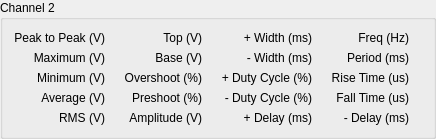
           <widget class="QGroupBox" name="groupBox_2">
            <property name="title">
             <string>Channel 2</string>
            </property>
            <layout class="QGridLayout" name="gridLayout_3">
             <item row="1" column="0">
              <widget class="QLabel" name="label_7">
               <property name="text">
                <string>Maximum (V)</string>
               </property>
               <property name="alignment">
                <set>Qt::AlignRight|Qt::AlignTrailing|Qt::AlignVCenter</set>
               </property>
              </widget>
             </item>
             <item row="0" column="5">
              <widget class="QLabel" name="pwid2">
               <property name="toolTip">
                <string>Positive pulse width</string>
               </property>
               <property name="text">
                <string/>
               </property>
               <property name="alignment">
                <set>Qt::AlignLeading|Qt::AlignLeft|Qt::AlignVCenter</set>
               </property>
               <property name="textInteractionFlags">
                <set>Qt::LinksAccessibleByMouse|Qt::TextSelectableByKeyboard|Qt::TextSelectableByMouse</set>
               </property>
              </widget>
             </item>
             <item row="3" column="6">
              <widget class="QLabel" name="label_38">
               <property name="text">
                <string>Fall Time (us)</string>
               </property>
               <property name="alignment">
                <set>Qt::AlignRight|Qt::AlignTrailing|Qt::AlignVCenter</set>
               </property>
              </widget>
             </item>
             <item row="4" column="3">
              <widget class="QLabel" name="vamp2">
               <property name="toolTip">
                <string>Voltage between VTop and VBase</string>
               </property>
               <property name="text">
                <string/>
               </property>
               <property name="alignment">
                <set>Qt::AlignLeading|Qt::AlignLeft|Qt::AlignVCenter</set>
               </property>
               <property name="textInteractionFlags">
                <set>Qt::LinksAccessibleByMouse|Qt::TextSelectableByKeyboard|Qt::TextSelectableByMouse</set>
               </property>
              </widget>
             </item>
             <item row="4" column="2">
              <widget class="QLabel" name="label_41">
               <property name="text">
                <string>Amplitude (V)</string>
               </property>
               <property name="alignment">
                <set>Qt::AlignRight|Qt::AlignTrailing|Qt::AlignVCenter</set>
               </property>
              </widget>
             </item>
             <item row="3" column="5">
              <widget class="QLabel" name="ndut2">
               <property name="toolTip">
                <string>Negative duty cycle</string>
               </property>
               <property name="text">
                <string/>
               </property>
               <property name="alignment">
                <set>Qt::AlignLeading|Qt::AlignLeft|Qt::AlignVCenter</set>
               </property>
               <property name="textInteractionFlags">
                <set>Qt::LinksAccessibleByMouse|Qt::TextSelectableByKeyboard|Qt::TextSelectableByMouse</set>
               </property>
              </widget>
             </item>
             <item row="0" column="1">
              <widget class="QLabel" name="vpp2">
               <property name="toolTip">
                <string>Peak to peak voltage</string>
               </property>
               <property name="text">
                <string/>
               </property>
               <property name="alignment">
                <set>Qt::AlignLeading|Qt::AlignLeft|Qt::AlignVCenter</set>
               </property>
               <property name="textInteractionFlags">
                <set>Qt::LinksAccessibleByMouse|Qt::TextSelectableByKeyboard|Qt::TextSelectableByMouse</set>
               </property>
              </widget>
             </item>
             <item row="1" column="1">
              <widget class="QLabel" name="vmax2">
               <property name="toolTip">
                <string>Maximum voltage</string>
               </property>
               <property name="text">
                <string/>
               </property>
               <property name="alignment">
                <set>Qt::AlignLeading|Qt::AlignLeft|Qt::AlignVCenter</set>
               </property>
               <property name="textInteractionFlags">
                <set>Qt::LinksAccessibleByMouse|Qt::TextSelectableByKeyboard|Qt::TextSelectableByMouse</set>
               </property>
              </widget>
             </item>
             <item row="0" column="0">
              <widget class="QLabel" name="label_10">
               <property name="text">
                <string>Peak to Peak (V)</string>
               </property>
               <property name="alignment">
                <set>Qt::AlignRight|Qt::AlignTrailing|Qt::AlignVCenter</set>
               </property>
              </widget>
             </item>
             <item row="1" column="2">
              <widget class="QLabel" name="label_30">
               <property name="text">
                <string>Base (V)</string>
               </property>
               <property name="alignment">
                <set>Qt::AlignRight|Qt::AlignTrailing|Qt::AlignVCenter</set>
               </property>
              </widget>
             </item>
             <item row="4" column="0">
              <widget class="QLabel" name="label_8">
               <property name="text">
                <string>RMS (V)</string>
               </property>
               <property name="alignment">
                <set>Qt::AlignRight|Qt::AlignTrailing|Qt::AlignVCenter</set>
               </property>
              </widget>
             </item>
             <item row="2" column="6">
              <widget class="QLabel" name="label_37">
               <property name="text">
                <string>Rise Time (us)</string>
               </property>
               <property name="alignment">
                <set>Qt::AlignRight|Qt::AlignTrailing|Qt::AlignVCenter</set>
               </property>
              </widget>
             </item>
             <item row="1" column="5">
              <widget class="QLabel" name="nwid2">
               <property name="toolTip">
                <string>Negative pulse width</string>
               </property>
               <property name="text">
                <string/>
               </property>
               <property name="alignment">
                <set>Qt::AlignLeading|Qt::AlignLeft|Qt::AlignVCenter</set>
               </property>
               <property name="textInteractionFlags">
                <set>Qt::LinksAccessibleByMouse|Qt::TextSelectableByKeyboard|Qt::TextSelectableByMouse</set>
               </property>
              </widget>
             </item>
             <item row="2" column="3">
              <widget class="QLabel" name="over2">
               <property name="toolTip">
                <string>Edge overshoot percentage</string>
               </property>
               <property name="text">
                <string/>
               </property>
               <property name="alignment">
                <set>Qt::AlignLeading|Qt::AlignLeft|Qt::AlignVCenter</set>
               </property>
               <property name="textInteractionFlags">
                <set>Qt::LinksAccessibleByMouse|Qt::TextSelectableByKeyboard|Qt::TextSelectableByMouse</set>
               </property>
              </widget>
             </item>
             <item row="4" column="5">
              <widget class="QLabel" name="pdel2">
               <property name="toolTip">
                <string>Delay between Chan 2 and Chan 1 on rising edge</string>
               </property>
               <property name="text">
                <string/>
               </property>
               <property name="alignment">
                <set>Qt::AlignLeading|Qt::AlignLeft|Qt::AlignVCenter</set>
               </property>
               <property name="textInteractionFlags">
                <set>Qt::LinksAccessibleByMouse|Qt::TextSelectableByKeyboard|Qt::TextSelectableByMouse</set>
               </property>
              </widget>
             </item>
             <item row="0" column="3">
              <widget class="QLabel" name="vtop2">
               <property name="toolTip">
                <string>Flat top voltage</string>
               </property>
               <property name="text">
                <string/>
               </property>
               <property name="alignment">
                <set>Qt::AlignLeading|Qt::AlignLeft|Qt::AlignVCenter</set>
               </property>
               <property name="textInteractionFlags">
                <set>Qt::LinksAccessibleByMouse|Qt::TextSelectableByKeyboard|Qt::TextSelectableByMouse</set>
               </property>
              </widget>
             </item>
             <item row="2" column="2">
              <widget class="QLabel" name="label_33">
               <property name="text">
                <string>Overshoot (%)</string>
               </property>
               <property name="alignment">
                <set>Qt::AlignRight|Qt::AlignTrailing|Qt::AlignVCenter</set>
               </property>
              </widget>
             </item>
             <item row="1" column="3">
              <widget class="QLabel" name="vbas2">
               <property name="toolTip">
                <string>Flat base voltage</string>
               </property>
               <property name="text">
                <string/>
               </property>
               <property name="alignment">
                <set>Qt::AlignLeading|Qt::AlignLeft|Qt::AlignVCenter</set>
               </property>
               <property name="textInteractionFlags">
                <set>Qt::LinksAccessibleByMouse|Qt::TextSelectableByKeyboard|Qt::TextSelectableByMouse</set>
               </property>
              </widget>
             </item>
             <item row="4" column="7">
              <widget class="QLabel" name="ndel2">
               <property name="toolTip">
                <string>Delay between Chan2 and Chan1 on falling edge</string>
               </property>
               <property name="text">
                <string/>
               </property>
               <property name="alignment">
                <set>Qt::AlignLeading|Qt::AlignLeft|Qt::AlignVCenter</set>
               </property>
               <property name="textInteractionFlags">
                <set>Qt::LinksAccessibleByMouse|Qt::TextSelectableByKeyboard|Qt::TextSelectableByMouse</set>
               </property>
              </widget>
             </item>
             <item row="4" column="6">
              <widget class="QLabel" name="label_40">
               <property name="text">
                <string>- Delay (ms)</string>
               </property>
               <property name="alignment">
                <set>Qt::AlignRight|Qt::AlignTrailing|Qt::AlignVCenter</set>
               </property>
              </widget>
             </item>
             <item row="3" column="7">
              <widget class="QLabel" name="fall2">
               <property name="toolTip">
                <string>Fall time</string>
               </property>
               <property name="text">
                <string/>
               </property>
               <property name="alignment">
                <set>Qt::AlignLeading|Qt::AlignLeft|Qt::AlignVCenter</set>
               </property>
               <property name="textInteractionFlags">
                <set>Qt::LinksAccessibleByMouse|Qt::TextSelectableByKeyboard|Qt::TextSelectableByMouse</set>
               </property>
              </widget>
             </item>
             <item row="3" column="2">
              <widget class="QLabel" name="label_34">
               <property name="text">
                <string>Preshoot (%)</string>
               </property>
               <property name="alignment">
                <set>Qt::AlignRight|Qt::AlignTrailing|Qt::AlignVCenter</set>
               </property>
              </widget>
             </item>
             <item row="0" column="7">
              <widget class="QLabel" name="freq2">
               <property name="toolTip">
                <string>Frequency</string>
               </property>
               <property name="text">
                <string/>
               </property>
               <property name="alignment">
                <set>Qt::AlignLeading|Qt::AlignLeft|Qt::AlignVCenter</set>
               </property>
               <property name="textInteractionFlags">
                <set>Qt::LinksAccessibleByMouse|Qt::TextSelectableByKeyboard|Qt::TextSelectableByMouse</set>
               </property>
              </widget>
             </item>
             <item row="0" column="4">
              <widget class="QLabel" name="label_27">
               <property name="text">
                <string>+ Width (ms)</string>
               </property>
               <property name="alignment">
                <set>Qt::AlignRight|Qt::AlignTrailing|Qt::AlignVCenter</set>
               </property>
              </widget>
             </item>
             <item row="3" column="1">
              <widget class="QLabel" name="vavg2">
               <property name="toolTip">
                <string>Average voltage</string>
               </property>
               <property name="text">
                <string/>
               </property>
               <property name="alignment">
                <set>Qt::AlignLeading|Qt::AlignLeft|Qt::AlignVCenter</set>
               </property>
               <property name="textInteractionFlags">
                <set>Qt::LinksAccessibleByMouse|Qt::TextSelectableByKeyboard|Qt::TextSelectableByMouse</set>
               </property>
              </widget>
             </item>
             <item row="1" column="7">
              <widget class="QLabel" name="per2">
               <property name="toolTip">
                <string>Period</string>
               </property>
               <property name="text">
                <string/>
               </property>
               <property name="alignment">
                <set>Qt::AlignLeading|Qt::AlignLeft|Qt::AlignVCenter</set>
               </property>
               <property name="textInteractionFlags">
                <set>Qt::LinksAccessibleByMouse|Qt::TextSelectableByKeyboard|Qt::TextSelectableByMouse</set>
               </property>
              </widget>
             </item>
             <item row="0" column="6">
              <widget class="QLabel" name="label_29">
               <property name="text">
                <string>Freq (Hz)</string>
               </property>
               <property name="alignment">
                <set>Qt::AlignRight|Qt::AlignTrailing|Qt::AlignVCenter</set>
               </property>
              </widget>
             </item>
             <item row="3" column="3">
              <widget class="QLabel" name="pres2">
               <property name="toolTip">
                <string>Edge preshoot (undershoot) in percent</string>
               </property>
               <property name="text">
                <string/>
               </property>
               <property name="alignment">
                <set>Qt::AlignLeading|Qt::AlignLeft|Qt::AlignVCenter</set>
               </property>
               <property name="textInteractionFlags">
                <set>Qt::LinksAccessibleByMouse|Qt::TextSelectableByKeyboard|Qt::TextSelectableByMouse</set>
               </property>
              </widget>
             </item>
             <item row="2" column="0">
              <widget class="QLabel" name="label_11">
               <property name="text">
                <string>Minimum (V)</string>
               </property>
               <property name="alignment">
                <set>Qt::AlignRight|Qt::AlignTrailing|Qt::AlignVCenter</set>
               </property>
              </widget>
             </item>
             <item row="3" column="4">
              <widget class="QLabel" name="label_36">
               <property name="text">
                <string>- Duty Cycle (%)</string>
               </property>
               <property name="alignment">
                <set>Qt::AlignRight|Qt::AlignTrailing|Qt::AlignVCenter</set>
               </property>
              </widget>
             </item>
             <item row="2" column="7">
              <widget class="QLabel" name="rise2">
               <property name="sizePolicy">
                <sizepolicy hsizetype="Preferred" vsizetype="Preferred">
                 <horstretch>0</horstretch>
                 <verstretch>0</verstretch>
                </sizepolicy>
               </property>
               <property name="toolTip">
                <string>Rise time</string>
               </property>
               <property name="text">
                <string/>
               </property>
               <property name="alignment">
                <set>Qt::AlignLeading|Qt::AlignLeft|Qt::AlignVCenter</set>
               </property>
               <property name="textInteractionFlags">
                <set>Qt::LinksAccessibleByMouse|Qt::TextSelectableByKeyboard|Qt::TextSelectableByMouse</set>
               </property>
              </widget>
             </item>
             <item row="1" column="4">
              <widget class="QLabel" name="label_31">
               <property name="text">
                <string>- Width (ms)</string>
               </property>
               <property name="alignment">
                <set>Qt::AlignRight|Qt::AlignTrailing|Qt::AlignVCenter</set>
               </property>
              </widget>
             </item>
             <item row="2" column="4">
              <widget class="QLabel" name="label_35">
               <property name="text">
                <string>+ Duty Cycle (%)</string>
               </property>
               <property name="alignment">
                <set>Qt::AlignRight|Qt::AlignTrailing|Qt::AlignVCenter</set>
               </property>
              </widget>
             </item>
             <item row="2" column="1">
              <widget class="QLabel" name="vmin2">
               <property name="toolTip">
                <string>Minimum voltage</string>
               </property>
               <property name="text">
                <string/>
               </property>
               <property name="alignment">
                <set>Qt::AlignLeading|Qt::AlignLeft|Qt::AlignVCenter</set>
               </property>
               <property name="textInteractionFlags">
                <set>Qt::LinksAccessibleByMouse|Qt::TextSelectableByKeyboard|Qt::TextSelectableByMouse</set>
               </property>
              </widget>
             </item>
             <item row="4" column="4">
              <widget class="QLabel" name="label_39">
               <property name="text">
                <string>+ Delay (ms)</string>
               </property>
               <property name="alignment">
                <set>Qt::AlignRight|Qt::AlignTrailing|Qt::AlignVCenter</set>
               </property>
              </widget>
             </item>
             <item row="3" column="0">
              <widget class="QLabel" name="label_9">
               <property name="text">
                <string>Average (V)</string>
               </property>
               <property name="alignment">
                <set>Qt::AlignRight|Qt::AlignTrailing|Qt::AlignVCenter</set>
               </property>
              </widget>
             </item>
             <item row="2" column="5">
              <widget class="QLabel" name="pdut2">
               <property name="toolTip">
                <string>Positive duty cycle</string>
               </property>
               <property name="text">
                <string/>
               </property>
               <property name="alignment">
                <set>Qt::AlignLeading|Qt::AlignLeft|Qt::AlignVCenter</set>
               </property>
               <property name="textInteractionFlags">
                <set>Qt::LinksAccessibleByMouse|Qt::TextSelectableByKeyboard|Qt::TextSelectableByMouse</set>
               </property>
              </widget>
             </item>
             <item row="0" column="2">
              <widget class="QLabel" name="label_25">
               <property name="text">
                <string>Top (V)</string>
               </property>
               <property name="alignment">
                <set>Qt::AlignRight|Qt::AlignTrailing|Qt::AlignVCenter</set>
               </property>
              </widget>
             </item>
             <item row="4" column="1">
              <widget class="QLabel" name="vrms2">
               <property name="toolTip">
                <string>RMS voltage</string>
               </property>
               <property name="text">
                <string/>
               </property>
               <property name="alignment">
                <set>Qt::AlignLeading|Qt::AlignLeft|Qt::AlignVCenter</set>
               </property>
               <property name="textInteractionFlags">
                <set>Qt::LinksAccessibleByMouse|Qt::TextSelectableByKeyboard|Qt::TextSelectableByMouse</set>
               </property>
              </widget>
             </item>
             <item row="1" column="6">
              <widget class="QLabel" name="label_32">
               <property name="text">
                <string>Period (ms)</string>
               </property>
               <property name="alignment">
                <set>Qt::AlignRight|Qt::AlignTrailing|Qt::AlignVCenter</set>
               </property>
              </widget>
             </item>
            </layout>
           </widget>
